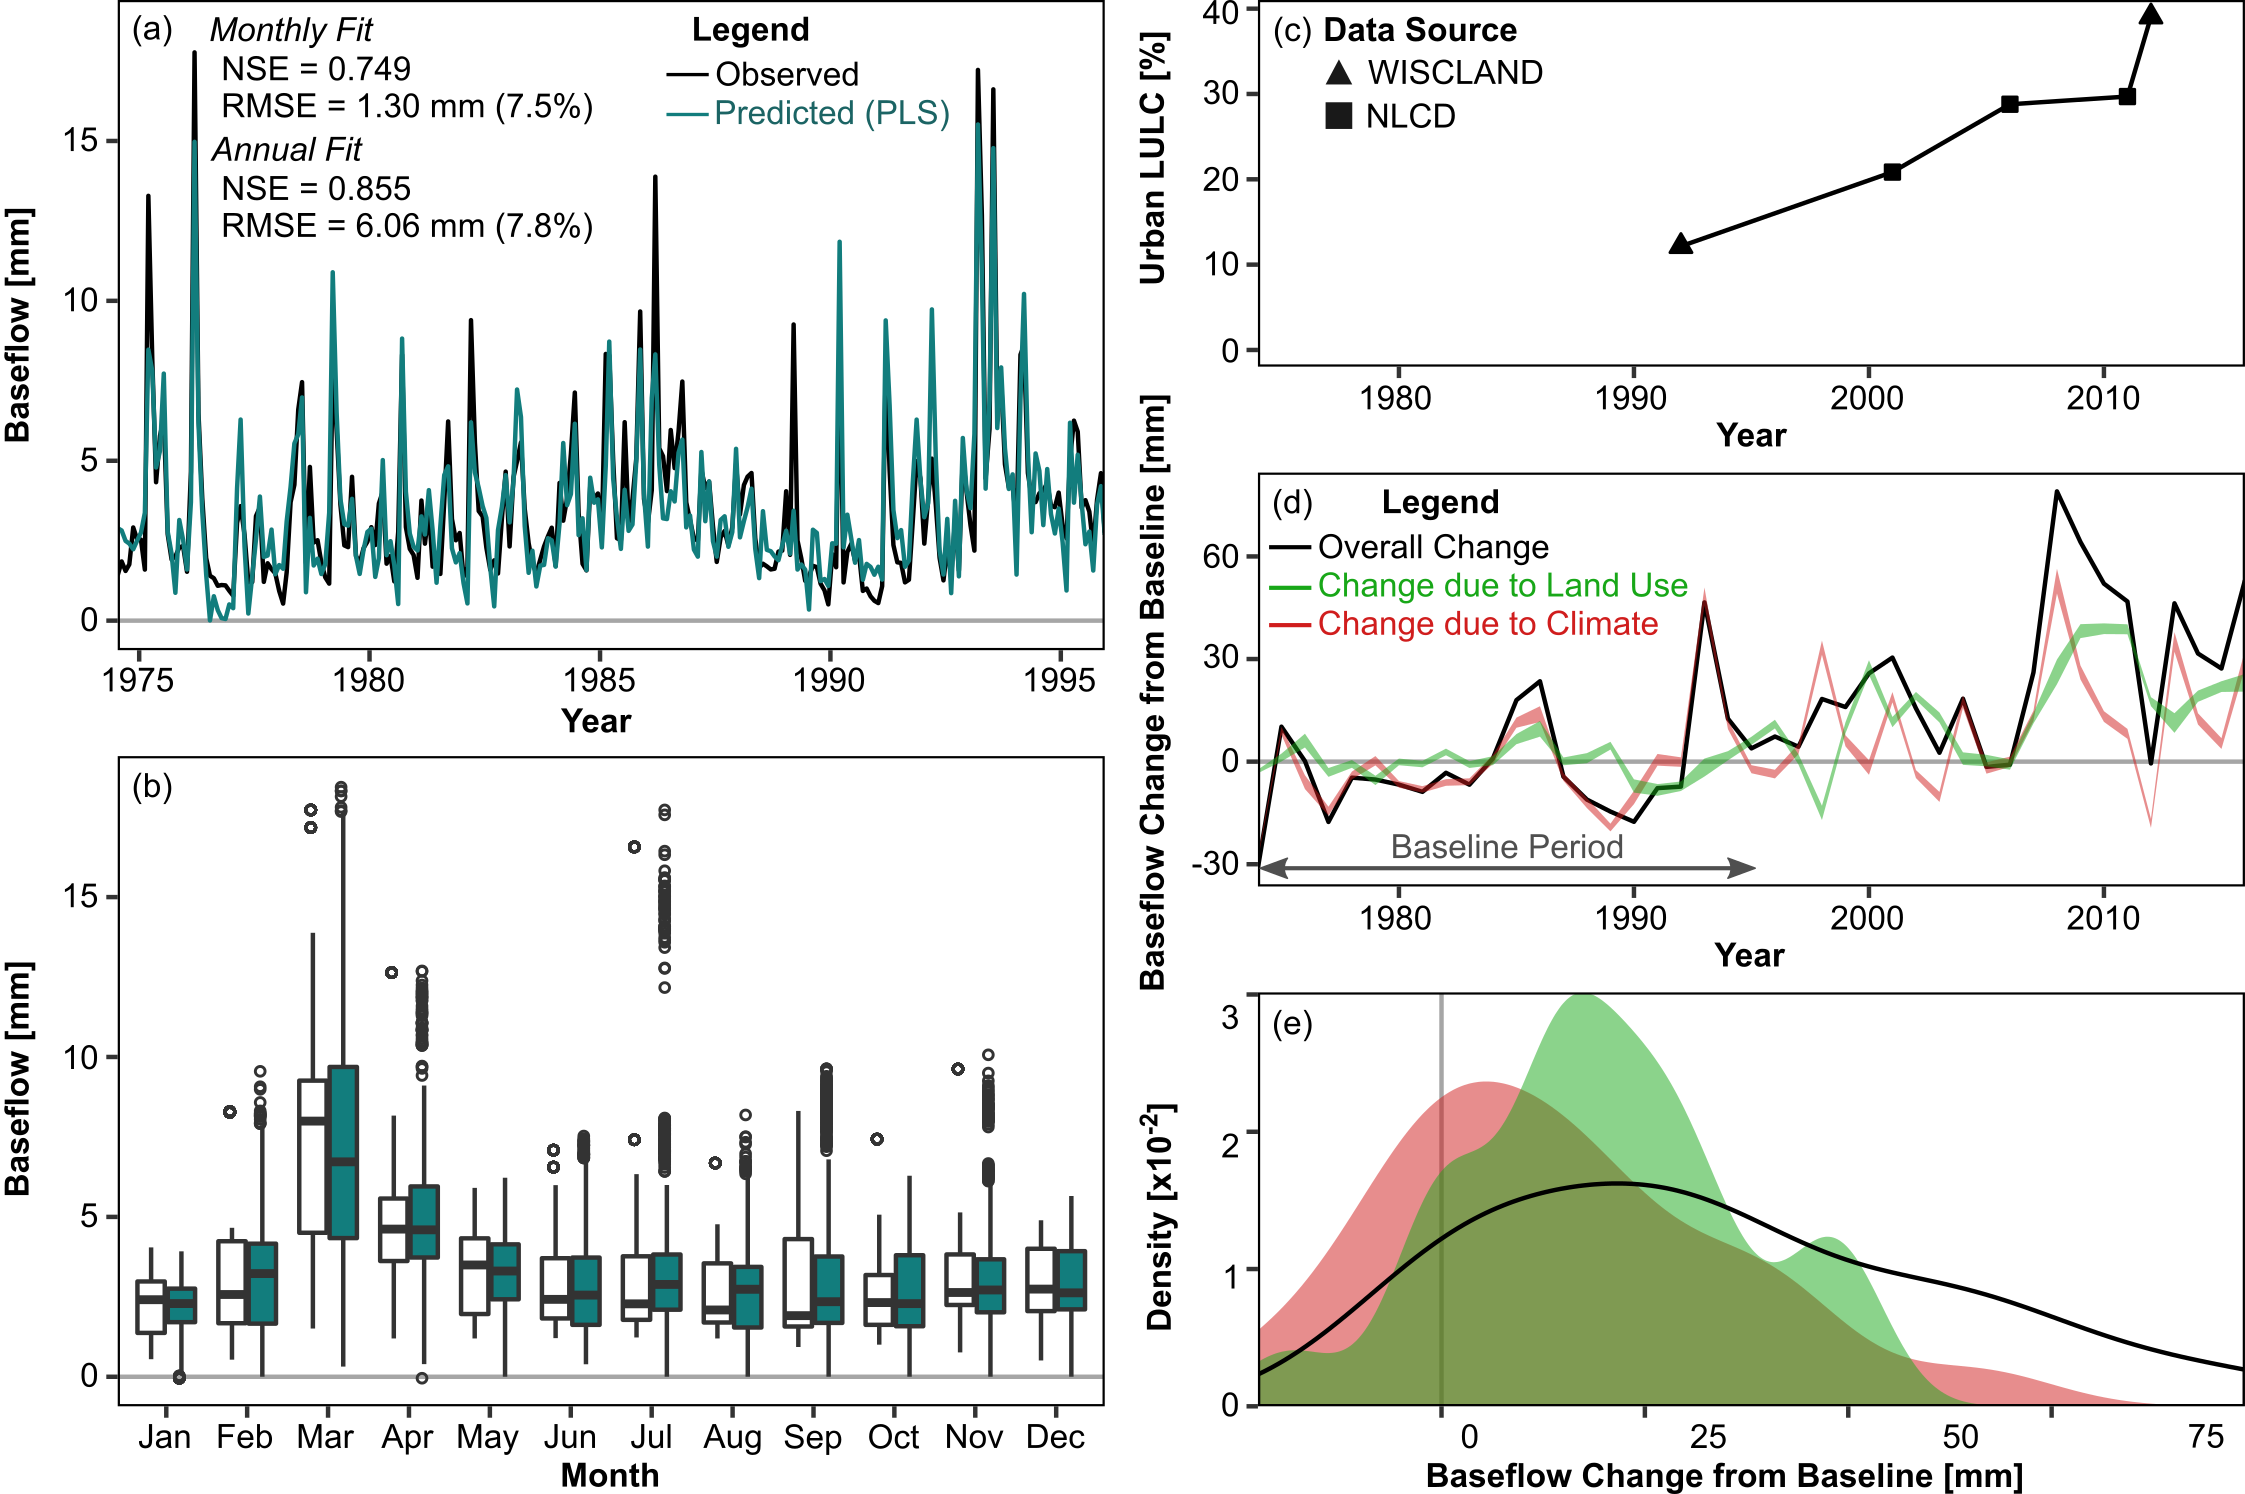

Generate this figure with R:
## Figure_PheasantBranch_CalVal_Baseflow.R
# requires output from script PheasantBranch_3_MonthlyRegressions.R

rm(list=ls())

# path to local git repository
git.dir <- "C:/Users/Sam/WorkGits/WaterBalance_ClimateVsLULC/"

require(ggplot2)
require(dplyr)
require(lubridate)
require(reshape2)
source(paste0(git.dir, "ProcessingScripts/FitMetrics.R"))

# path to save figure output
path.fig <- paste0(git.dir, "Plots/Figures+Tables/")

# name of flux and baseline year to plot
flux.name <- "baseflow.mm"
yr.baseline.end <- 1995

# read in data
df <- read.csv(paste0(git.dir, "Data/PheasantBranch/", flux.name, "/", yr.baseline.end, "/GHCN_MonthlyRegressions_OutputAll.csv"))

# date column
df$date <- ymd(paste0(df$year, "-", df$month, "-15"))

# subset to validation data only and make a plot
df.val <- subset(df, group=="val")
df.val.melt <- melt(df.val, id=c("year", "month", "perm", "group", "date"))
df.val.mean <- dplyr::summarize(group_by(df.val, year, month),
                                date = mean(date),
                                obs.mean = mean(flux),
                                PCR.mean = mean(PCR),
                                PCR.sd = sd(PCR))
df.val.mean.melt <- melt(df.val.mean[,c("year", "month", "date", "obs.mean", "PCR.mean")], id=c("year", "month", "date"))
df.val.mean.yr <- dplyr::summarize(group_by(df.val.mean, year),
                                   obs = sum(obs.mean),
                                   PCR = sum(PCR.mean))

## now process climate vs LULC data
# number of years for moving average
avg.years <- 11

# read in data
df.Q <- read.csv(paste0(git.dir, "Data/PheasantBranch/PheasantBranch_BaseflowSeparation_Monthly.csv"))

# make column for flux of interest
colnames(df.Q)[colnames(df.Q)==flux.name] <- "flux.mm"

# figure out first/last year of baseline period
yr.baseline.start <- min(subset(df, group != "prediction")$year)
yr.baseline.end <- max(subset(df, group != "prediction")$year)

# subset discharge data to common years and sum to annual
df.Q <- subset(df.Q, year %in% df$year)
df.Q.ann <- dplyr::summarize(group_by(df.Q, year),
                             flux.mm = sum(flux.mm))

# mean annual discharge for baseline period
Q.ann.baseline.mean <- mean(subset(df.Q.ann, year >= yr.baseline.start & year <= yr.baseline.end)$flux.mm)
Q.ann.baseline.sd <- sd(subset(df.Q.ann, year >= yr.baseline.start & year <= yr.baseline.end)$flux.mm)

# for each permutation, sum to annual total
df.perm.ann <- dplyr::summarize(group_by(df, year, perm),
                                obs.sum = sum(flux),
                                PCR.sum = sum(PCR))
df.perm.ann$obs.baseline.static <- Q.ann.baseline.mean

df.perm.ann$change.overall.static <- df.perm.ann$obs.sum - df.perm.ann$obs.baseline.static
df.perm.ann$change.climate.static <- df.perm.ann$PCR.sum - df.perm.ann$obs.baseline.static
df.perm.ann$change.LULC.static <- df.perm.ann$change.overall.static - df.perm.ann$change.climate.static

# calculate mean and standard deviation
df.ann <- dplyr::summarize(group_by(df.perm.ann, year),
                           obs = mean(obs.sum),
                           PCR.mean = mean(PCR.sum),
                           PCR.sd = sd(PCR.sum),
                           change.overall.static.mean = mean(change.overall.static),
                           change.overall.static.sd = sd(change.overall.static),
                           change.climate.static.mean = mean(change.climate.static),
                           change.climate.static.sd = sd(change.climate.static),
                           change.LULC.static.mean = mean(change.LULC.static),
                           change.LULC.static.sd = sd(change.LULC.static))

# calculate some min/max columns to use for ribbons
df.ann$PCR.min <- df.ann$PCR.mean - df.ann$PCR.sd
df.ann$PCR.max <- df.ann$PCR.mean + df.ann$PCR.sd

df.ann$change.overall.static.min <- df.ann$change.overall.static.mean - df.ann$change.overall.static.sd
df.ann$change.overall.static.max <- df.ann$change.overall.static.mean + df.ann$change.overall.static.sd
df.ann$change.climate.static.min <- df.ann$change.climate.static.mean - df.ann$change.climate.static.sd
df.ann$change.climate.static.max <- df.ann$change.climate.static.mean + df.ann$change.climate.static.sd
df.ann$change.LULC.static.min <- df.ann$change.LULC.static.mean - df.ann$change.LULC.static.sd
df.ann$change.LULC.static.max <- df.ann$change.LULC.static.mean + df.ann$change.LULC.static.sd

# melt for histogram
df.ann.melt <- melt(df.ann[,c("year", "change.overall.static.mean", "change.climate.static.mean", "change.LULC.static.mean")], id="year")
df.ann.melt <- subset(df.ann.melt, year>yr.baseline.end)

#### MAKE PLOTS
## validation plots
# statistics
val.R2 <- R2(df.val$PCR, df.val$flux)
val.RMSE <- RMSE(df.val$PCR, df.val$flux)
val.NRMSE <- NRMSE(df.val$PCR, df.val$flux)
val.NSE <- round(NashSutcliffe(df.val$PCR, df.val$flux), 3)
val.NSE.mean <- NashSutcliffe(df.val.mean$PCR.mean, df.val.mean$obs.mean)

val.yr.R2 <- R2(df.val.mean.yr$PCR, df.val.mean.yr$obs)
val.yr.RMSE <- RMSE(df.val.mean.yr$PCR, df.val.mean.yr$obs)
val.yr.NRMSE <- NRMSE(df.val.mean.yr$PCR, df.val.mean.yr$obs)
val.yr.NSE <- round(NashSutcliffe(df.val.mean.yr$PCR, df.val.mean.yr$obs), 3)

# timeseries
p.val.time <- 
  ggplot(df.val.mean.melt, aes(x=date, y=value, color=variable)) +
  geom_hline(yintercept=0, color="gray65") +
  geom_line() +
  scale_x_date(name="Date", expand=c(0,0)) +
  scale_y_continuous(name="Discharge [mm]", limits=c(0,20), breaks=seq(0,20,5)) +
  scale_color_manual(name="Source", labels=c("obs.mean"="Obs.", "PCR.mean"="PCR"),
                       values=c("obs.mean"="black", "PCR.mean"="#127D7D"), guide=F) +
  theme_bw() +
  theme(panel.grid=element_blank(),
        panel.border=element_rect(color="black"))

# monthly boxplots
p.val.box <- 
  ggplot(df.val.melt, aes(x=factor(month), y=value, fill=variable)) +
  geom_hline(yintercept=0, color="gray65") +
  geom_boxplot(outlier.shape=1, outlier.fill=NULL) +
  scale_x_discrete(name="Month") +
  scale_y_continuous(name="Discharge [mm]", limits=c(0,22.5), breaks=seq(0,20,5)) +
  scale_fill_manual(name="Source", labels=c("obs"="Obs.", "PCR"="PCR"), 
                      values=c("obs"="white", "PCR"="#127D7D"), guide=F) +
  theme_bw() +
  theme(panel.grid=element_blank(),
        panel.border=element_rect(color="black"))

## results plots
# statistics
mean(subset(df.ann, year>=1996)$change.overall.static.mean)     # overall mean
sd(subset(df.ann, year>=1996)$change.overall.static.mean)
t.test(subset(df.ann, year>=1996)$change.overall.static.mean)
mean(subset(df.ann, year>=1996)$change.climate.static.mean)     # climate mean
sd(subset(df.ann, year>=1996)$change.climate.static.mean)
t.test(subset(df.ann, year>=1996)$change.climate.static.mean)
mean(subset(df.ann, year>=1996)$change.LULC.static.mean)        # LULC mean
sd(subset(df.ann, year>=1996)$change.LULC.static.mean)
t.test(subset(df.ann, year>=1996)$change.LULC.static.mean)

mean(subset(df.ann, year<1996)$change.overall.static.mean)     # overall mean
sd(subset(df.ann, year<1996)$change.overall.static.mean)
t.test(subset(df.ann, year<1996)$change.overall.static.mean)
mean(subset(df.ann, year<1996)$change.climate.static.mean)     # climate mean
sd(subset(df.ann, year<1996)$change.climate.static.mean)
t.test(subset(df.ann, year<1996)$change.climate.static.mean)
mean(subset(df.ann, year<1996)$change.LULC.static.mean)        # LULC mean
sd(subset(df.ann, year<1996)$change.LULC.static.mean)
t.test(subset(df.ann, year<1996)$change.LULC.static.mean)

mean(subset(df.ann, year>=1996)$change.climate.static.mean)/mean(subset(df.ann, year>=1996)$change.overall.static.mean)
mean(subset(df.ann, year>=1996)$change.LULC.static.mean)/mean(subset(df.ann, year>=1996)$change.overall.static.mean)

sum(subset(df.ann, year>=1996)$change.LULC.static.mean>0)        # LULC positive effect number of years
sum(subset(df.ann, year>=1996)$change.climate.static.mean>0)


summary(lm(change.overall.static.mean ~ year, data=subset(df.ann, year>=1996)))   # overall trend
summary(lm(change.climate.static.mean ~ year, data=subset(df.ann, year>=1996)))   # climate trend
summary(lm(change.LULC.static.mean ~ year, data=subset(df.ann, year>=1996)))      # LULC trend


summary(lm(change.overall.static.mean ~ year, data=subset(df.ann, year<1996)))   # overall trend
summary(lm(change.climate.static.mean ~ year, data=subset(df.ann, year<1996)))   # climate trend
summary(lm(change.LULC.static.mean ~ year, data=subset(df.ann, year<1996)))      # LULC trend

coef(lm(change.LULC.static.mean ~ year, data=subset(df.ann, year>=1996)))[2]/coef(lm(change.overall.static.mean ~ year, data=subset(df.ann, year>=1996)))[2]

# plots
p.ribbon.static <- 
  ggplot(df.ann, aes(x=year)) +
  geom_hline(yintercept=0, color="gray65") +
  geom_line(aes(y=change.overall.static.mean), color="black") +
  geom_ribbon(aes(ymin=change.climate.static.min, ymax=change.climate.static.max), fill="#D01D1D", alpha=0.5) +
  geom_ribbon(aes(ymin=change.LULC.static.min, ymax=change.LULC.static.max), fill="#18A718", alpha=0.5) +
  # stat_smooth(data=subset(df.ann, year<=yr.baseline.end), aes(y=change.climate.static.mean), 
  #             color="#D01D1D", method="lm", se=F, linetype="31") +
  # stat_smooth(data=subset(df.ann, year<=yr.baseline.end), aes(y=change.LULC.static.mean), 
  #             color="#18A718", method="lm", se=F, linetype="31") +
  # stat_smooth(data=subset(df.ann, year>yr.baseline.end), aes(y=change.climate.static.mean), 
  #             color="#D01D1D", method="lm", se=F, linetype="31") +
  # stat_smooth(data=subset(df.ann, year>yr.baseline.end), aes(y=change.LULC.static.mean), 
  #             color="#18A718", method="lm", se=F, linetype="31") +
  scale_x_continuous(name="Year", expand=c(0,0)) +
  scale_y_continuous(name="Change from Baseline Period [mm]") +
  theme_bw() +
  theme(panel.grid=element_blank(),
        panel.border=element_rect(color="black"))

p.climate.LULC.hist <-
  ggplot(subset(df.ann.melt, variable != "change.overall.static.mean")) +
  geom_vline(xintercept=0, color="gray65") +
  geom_density(aes(x=value, fill=variable), alpha=0.5, color=NA) +
  geom_density(data=subset(df.ann.melt, variable=="change.overall.static.mean"), aes(x=value), color="black", fill=NA) +
  scale_x_continuous(name="Change in Annual Runoff Depth [mm]", expand=c(0,0), breaks=seq(-30,60,30)) +
  scale_y_continuous(name="Density", expand=c(0,0)) +
  scale_fill_manual(name="Driver: ", 
                    values=c("change.climate.static.mean"="#D01D1D", "change.LULC.static.mean"="#18A718"), 
                    labels=c("change.climate.static.mean"="Climate", "change.LULC.static.mean"="LULC"), guide=F) +
  theme_bw() +
  theme(panel.grid=element_blank(),
        panel.border=element_rect(color="black"))

mean(subset(df.ann, year<=yr.baseline.end)$change.climate.static.mean)
mean(subset(df.ann, year<=yr.baseline.end)$change.LULC.static.mean)
mean(subset(df.ann, year<=yr.baseline.end)$change.overall.static.mean)

## urbanization through time as % of watershed
# data from file PBS_LULCchange.xlsx, received from Eric Booth via email in June/July 2017
# only considers low, medium, and high intensity urban land use - does not include open space
df.urb <- data.frame(year=c(1992, 2001, 2006, 2011, 2012),
                     urb.prc = c(12.16, 20.85, 28.80, 29.70, 39.06),
                     source = c("WISCLAND", "NLCD", "NLCD", "NLCD", "WISCLAND"))
p.urb <- 
  ggplot(df.urb, aes(x=year, y=urb.prc)) +
  geom_line(color="black") +
  geom_point(aes(shape=source), fill="black") +
  scale_y_continuous(name="% of Watershed Urbanized", limits=c(0, max(df.urb$urb.prc))) +
  scale_x_continuous(name="Year", limits=c(min(df.ann$year), max(df.ann$year)), expand=c(0,0)) +
  scale_shape_manual(values=c("WISCLAND"=24, "NLCD"=22), guide=F) +
  theme_bw() +
  theme(panel.grid=element_blank(),
        panel.border=element_rect(color="black"))

summary(lm(urb.prc ~ year, data=df.urb))  # urban LULC % trend
coef(lm(change.LULC.static.mean ~ year, data=subset(df.ann, year>=1996)))[2]/coef(lm(urb.prc ~ year, data=df.urb))[2]



## save plots
pdf(file=paste0(path.fig, "Figure_PheasantBranch_CalVal_Baseflow_NoText.pdf"), width=(181/25.4), height=(120/25.4))
grid.arrange(
  arrangeGrob(p.val.time+theme(text=element_blank(), plot.margin=unit(c(0,6,4,0), "mm")),
             p.val.box+theme(text=element_blank(), plot.margin=unit(c(4,6,0,0), "mm")),
             ncol=1),
  arrangeGrob(p.urb+theme(text=element_blank(), plot.margin=unit(c(0,0,8,6), "mm")),
              p.ribbon.static+theme(text=element_blank(), plot.margin=unit(c(0,0,4,6), "mm")),
             p.climate.LULC.hist+theme(text=element_blank(), plot.margin=unit(c(4,0,0,6), "mm")),
             ncol=1),
  ncol=2)
dev.off()
